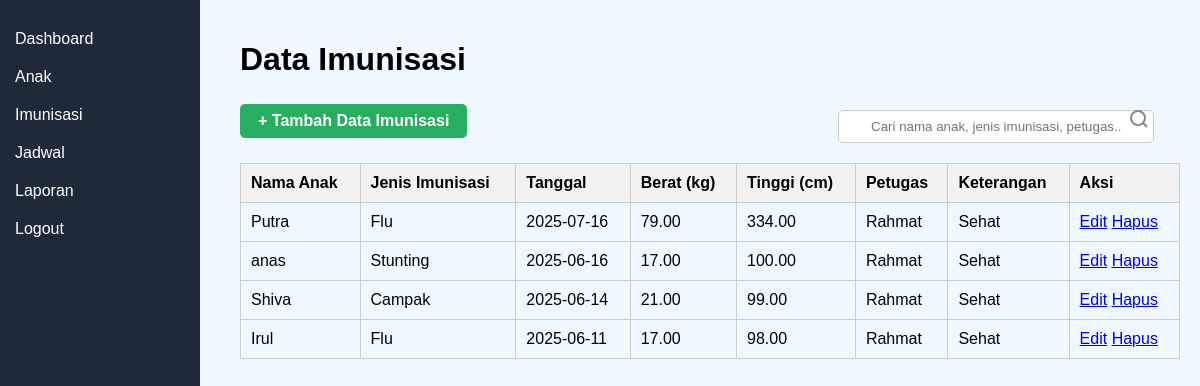
The app's page /imunisasi.php (signed in) with its own data.
### tables this page shows
CREATE TABLE `imunisasi` (
  `id` int NOT NULL,
  `anak_id` int NOT NULL,
  `jenis_imunisasi` varchar(100) NOT NULL,
  `tanggal` date NOT NULL,
  `berat` decimal(5,2) DEFAULT NULL,
  `tinggi` decimal(5,2) DEFAULT NULL,
  `petugas` varchar(100) DEFAULT NULL,
  `keterangan` text
);

CREATE TABLE `anak` (
  `id` int NOT NULL,
  `id_orangtua` int DEFAULT NULL,
  `nama` varchar(100) NOT NULL,
  `nik` varchar(30) DEFAULT NULL,
  `tanggal_lahir` date DEFAULT NULL,
  `jenis_kelamin` enum('Laki-laki','Perempuan') NOT NULL,
  `nama_ortu` varchar(100) DEFAULT NULL,
  `alamat` text
);

### imunisasi.php (the view, shortened to what this page needs)
<?php
require_once 'db.php';
$sql = "SELECT i.*, a.nama FROM imunisasi i
        JOIN anak a ON i.anak_id = a.id
        ORDER BY i.tanggal DESC";
$result = $conn->query($sql);
?>
<!DOCTYPE html>
<html lang="en">
<head>
</head>
<body>
  <div class="sidebar">
    <a href="dashboard.php">Dashboard</a>
    <a href="anak.php">Anak</a>
    <a href="imunisasi.php">Imunisasi</a>
    <a href="jadwal.php">Jadwal</a>
    <a href="laporan.php">Laporan</a>
    <a href="logout.php">Logout</a>
  </div>
  <div class="container">
    <h1>Data Imunisasi</h1>
    <div style="display:flex;justify-content:space-between;align-items:center;margin-bottom:16px;">
      <a href="tambah_imunisasi.php" style="padding:8px 18px;background:#27ae60;color:#fff;border:none;border-radius:5px;cursor:pointer;font-weight:600;text-decoration:none;">
        + Tambah Data Imunisasi
      </a>
      <div style="display:flex;align-items:center;gap:8px;">
        <input type="text" id="searchInput" placeholder="Cari nama anak, jenis imunisasi, petugas..." style="padding:8px 32px 8px 32px;border-radius:5px;border:1px solid #ccc;width:250px;">
        <span style="position:relative;left:-32px;">
          <svg width="18" height="18" fill="#888"><circle cx="8" cy="8" r="7" stroke="#888" stroke-width="2" fill="none"/><line x1="13" y1="13" x2="17" y2="17" stroke="#888" stroke-width="2" /></svg>
        </span>
      </div>
    </div>
    <table id="imunisasiTable">
      <tr>
        <th>Nama Anak</th>
        <th>Jenis Imunisasi</th>
        <th>Tanggal</th>
        <th>Berat (kg)</th>
        <th>Tinggi (cm)</th>
        <th>Petugas</th>
        <th>Keterangan</th>
        <th>Aksi</th>
      </tr>
      <?php while($row = $result->fetch_assoc()) : ?>
        <tr>
          <td><?= htmlspecialchars($row['nama']) ?></td>
          <td><?= htmlspecialchars($row['jenis_imunisasi']) ?></td>
          <td><?= htmlspecialchars($row['tanggal']) ?></td>
          <td><?= htmlspecialchars($row['berat']) ?></td>
          <td><?= htmlspecialchars($row['tinggi']) ?></td>
          <td><?= htmlspecialchars($row['petugas']) ?></td>
          <td><?= htmlspecialchars($row['keterangan']) ?></td>
          <td>
            <a href="edit_imunisasi.php?id=<?= $row['id'] ?>">Edit</a>
            <a href="hapus_imunisasi.php?id=<?= $row['id'] ?>" onclick="return confirm('Yakin ingin menghapus data ini?')">Hapus</a>
          </td>
        </tr>
      <?php endwhile; ?>
    </table>
  </div>
</body>
</html>

### imunisasi.php (style rules this page uses)
body { font-family: Arial, sans-serif; background-color: #f0f8ff; margin: 0; padding: 0; }
.sidebar { width: 200px; background-color: #1e2a38; color: white; height: 100vh; position: fixed; padding-top: 20px; }
.sidebar a { display: block; color: white; text-decoration: none; padding: 10px 15px; }
.container { margin-left: 220px; padding: 20px; }
table { width: 100%; border-collapse: collapse; margin-top: 20px; }
table, th, td { border: 1px solid #ccc; }
th, td { padding: 10px; text-align: left; }
th { background-color: #f2f2f2; }
input, textarea, select { width: 100%; padding: 10px; margin-top: 10px; border-radius: 5px; border: 1px solid #ccc; }

### records on screen
imunisasi: anak.nama "Putra", jenis_imunisasi "Flu", tanggal "2025-07-16", berat "79.00", tinggi "334.00", petugas "Rahmat", keterangan "Sehat"
imunisasi: anak.nama "anas", jenis_imunisasi "Stunting", tanggal "2025-06-16", berat "17.00", tinggi "100.00", petugas "Rahmat", keterangan "Sehat"
imunisasi: anak.nama "Shiva", jenis_imunisasi "Campak", tanggal "2025-06-14", berat "21.00", tinggi "99.00", petugas "Rahmat", keterangan "Sehat"
imunisasi: anak.nama "Irul", jenis_imunisasi "Flu", tanggal "2025-06-11", berat "17.00", tinggi "98.00", petugas "Rahmat", keterangan "Sehat"
